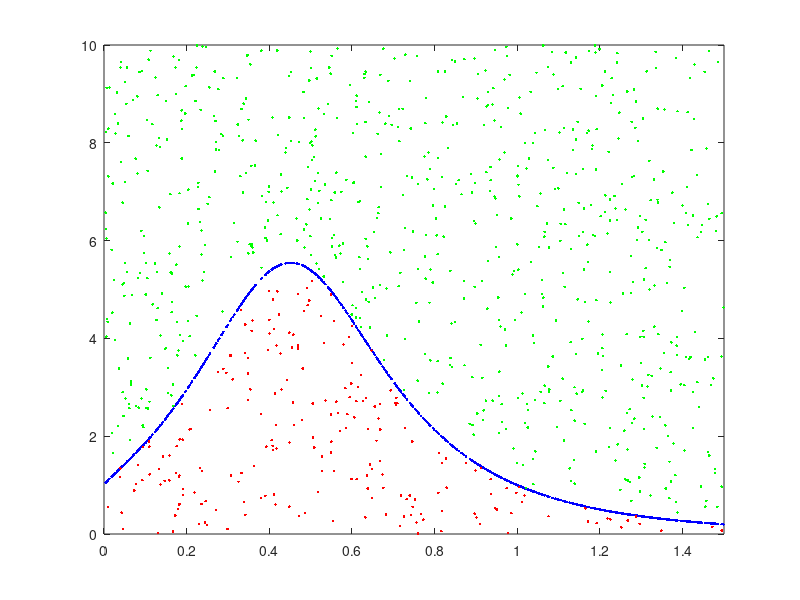

Source code (MATLAB):

clc
clear all 

x=1.5*rand(1,1000);
y=10*rand(1,1000);
n=1000;

func = @(x) 1 ./ (1 + sinh(2*x) .* log(x));
I = integral(func,0,1.5);
ratioReal = I/15;

k=1./(sinh(2*x).*log(x)+1);

plot(x,k,'.b')
hold on
plot(x,y,'.g')

m=0;

for i=1:1000
if y(i)<=k(i)
    plot(x(i),y(i),'.r')
    m=m+1;
end
end

ratioWait = m/n;
x1=logspace(0,1.5,1000);


xlim([0 1.5]);
ylim([0 10]);






